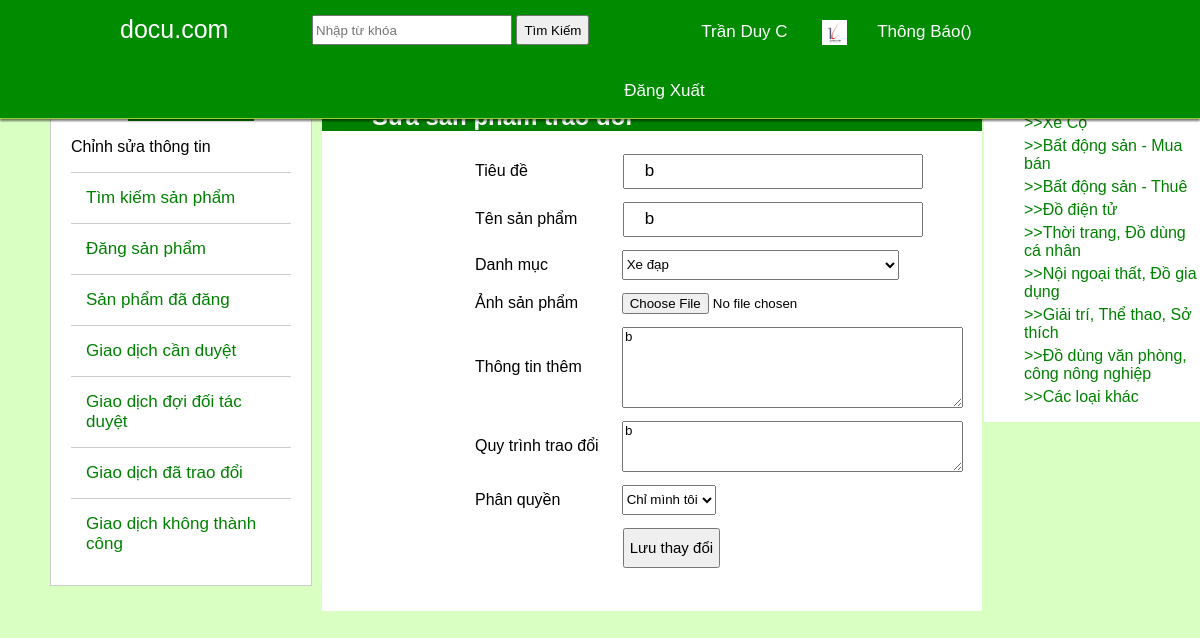
The page /index.php?controller=product&action=edit&user_id=10&product_id=82 (signed in) on the database its author committed.
### tables this page shows
CREATE TABLE IF NOT EXISTS `users` (
  `id` int(11) NOT NULL,
  `fullname` varchar(30) NOT NULL,
  `email` varchar(30) NOT NULL,
  `password` varchar(30) NOT NULL,
  `phonenumber` int(11) NOT NULL,
  `level` int(11) NOT NULL DEFAULT '1',
  `create_time` int(11) NOT NULL,
  `address` varchar(50) NOT NULL,
  `hometown` varchar(50) NOT NULL,
  `sex` varchar(10) NOT NULL,
  `info` varchar(500) NOT NULL,
  `birthday` varchar(10) NOT NULL,
  `image` varchar(200) NOT NULL
);

CREATE TABLE IF NOT EXISTS `products` (
  `id` int(11) NOT NULL,
  `user_id` int(11) NOT NULL,
  `title` varchar(200) NOT NULL,
  `name` varchar(100) NOT NULL,
  `tag` varchar(200) NOT NULL,
  `image` varchar(100) NOT NULL,
  `info` text NOT NULL,
  `change_way` varchar(200) NOT NULL,
  `access_level` varchar(50) NOT NULL DEFAULT 'public',
  `view` int(11) NOT NULL DEFAULT '0',
  `creat_time` int(11) NOT NULL,
  `is_delete` int(11) NOT NULL DEFAULT '0',
  `image_more` varchar(500) NOT NULL
);

### model/user.php (called while the page is built, shortened)
<?php
    function getUserByid($id){
        $sql="select * from users where id='$id'";
        $query=mysql_query($sql);
        return mysql_fetch_array($query);
    }
?>

### model/product.php (called while the page is built, shortened)
<?php
    function getProductByProductId($product_id){
        $sql="select * from products where id= '$product_id'";
        $query=mysql_query($sql);
        return mysql_fetch_array($query);
    }
?>

### view/products/editProduct.php (the view, shortened to what this page needs)
<?php
    include "view/theme/header.php";
?>
<?php
    include "view/theme/left_menu.php";
?>
    <div id="center-content-blog" >
    <div id="table-div">
    <div class="title-table">
        <h2>Sửa sản phẩm trao đổi</h2></div>
    <form method="POST" enctype="multipart/form-data">
    <table id="edit-info" class="content-table">
    <tr>
            <td>Tiêu đề</td>
            <td>
                <input type="text" value="<?php echo $product["title"]; ?>" name="product_title" width="500px" />
            </td>
        </tr>
        <tr>
            <td>Tên sản phẩm</td>
            <td>
                <input type="text" value="<?php echo $product["name"] ;?>" name="product_name" placeholder="Iphone 5s" width="500px" />
            </td>
        </tr>
        <tr>
            <td>Danh mục</td>
            <td style="padding-left:  20px;">
                <select name="product_tag">
                    <option><?php echo $product["tag"];?></option>
                 </select>
            </td>
        </tr>
        <tr>
            <td>Ảnh sản phẩm</td>
            <td style="padding-left:  20px;">
                <input type="file" name="product_image"  />
            </td>
        </tr>
        <tr>
            <td>Thông tin thêm</td>
            <td style="padding-left:  20px;">
                <textarea placeholder="Thông tin sản phẩm muốn bán bằng tiếng việt" cols="40" rows="5"  name="product_info"><?php echo $product["info"]; ?></textarea>
            </td>
        </tr>
         <tr>
            <td>Quy trình trao đổi</td>
            <td style="padding-left:  20px;">
                <textarea placeholder="Người bán và người mua tự thỏa thuận"cols="40" rows="3"  name="product_change_way"><?php echo $product["change_way"]; ?></textarea>
            </td>
        </tr>
         <tr>
            <td>Phân quyền</td>
            <td style="padding-left:  20px;">
                <select name="product_level">
                    <option><?php echo $product["access_level"];?></option>
                 </select>
            </td>
        </tr>
        <tr>
            <td></td>
            <td><input type="submit" value="Lưu thay đổi" name="ok" /></td>
        </tr>
        <tr>
            <td></td>
            <td style="padding-left:  20px;"><a class="white" href="<?php echo SITE_PATH;?>index.php?controller=user&action=block">Khóa tài khoản</a></td>
        </tr>
    </table>
    </form>
    </div>
</div>
    <?php
    include "view/theme/right_menu.php";
    include "view/theme/footer.php";
?>

### view/theme/header.php (shortened to what this page needs)
<html>
<head>
	<link rel="stylesheet" type="text/css" href="view/theme/asset/css/style.css"/>
    <link rel="stylesheet" type="text/css" href="view/theme/asset/css/style_slide.css"/>
	<link rel="stylesheet" type="text/css" href="view/theme/asset/css/size.css"/>
	<link rel="stylesheet" type="text/css" href="view/theme/asset/css/color.css"/>
    <link rel="stylesheet" type="text/css" href="view/theme/asset/css/align.css"/>
	<link rel="stylesheet" href="view/theme/asset/css/gridslide.css" type="text/css"/>
</head>
<body>
	<div id="top" class="_4f7n">
		<div id="banner">
			<div id="banner-title-home" class="size-25">
				<a class="white" href="index.php">docu.com</a>
			</div>
			<div id="form-seach">
				<form method="get" action="find.php">
					<input id="input-seach" type="text" name="text_find" placeholder="Nhập từ khóa" />
					<input id="input-button" type="submit" name="ok_find" value="Tìm Kiếm"/>
				</form>
			</div>
			<div id="user" class="size-17">
				<a class="white" href="<?php echo SITE_PATH;?>index.php?controller=home&action=viewHomepage">
                    <?php
                    if(isset($user)){
                       echo substr( $user["fullname"],  0, 17);
                    }
                    ?>
                </a>
			</div>
			<div id="image-user">
                <a href="<?php echo SITE_PATH;?>index.php?controller=user&action=editImage" >
                <img width="25px" height="25px" src="<?php echo $user['image']; ?>"/></a>
			</div>
            <div id="form-log-out">
                <a class="white size-17"  href="<?php echo SITE_PATH;?>index.php?controller=notification"><p>Thông Báo()</p></a>
            </div>
            <div id="form-log-out">
                <a class="white size-17"  href="<?php echo SITE_PATH;?>index.php?controller=user&action=logout"><p>Đăng Xuất</p></a>
            </div>
		</div>
	</div>
 <div id="body-blog">

### view/theme/asset/css/style.css (style rules this page uses)
body { padding: 0px; margin: 0px; font-family: helvetica, arial, sans-serif; }
a { text-decoration: none; }
#top { width: 100%; min-height: 60px; text-align: center; background-color: #008B00; position: fixed; top: 0px; margin: auto; z-index: 100 }
#banner { width: 80%; margin: auto; }
#banner-title-home { float: left; width: 20%; text-align: left; padding-top: 15px; }
#form-seach { float: left; padding-top: 15px; }
#input-seach { width: 200px; height: 30px; }
#input-button { height: 30px; }
#user { float: left; padding: 22px 0px 0px 80px; width: 150px; }
#image-user { float: left; padding: 20px 0px 0px 0px; width: 30px; }
#form-log-out { float: left; padding: 5px 0px 0px 0px; width: 150px; }
#body-blog { background: #daffc2; float: left; width: 100%; min-height: 90.5%; margin-top: 60px; position: absolute; }
#center-content-blog { float: left; margin: 12px 0px 0px 10px; position: relative; width: 55%; }
#table-div { background-color: white; }
.title-table { margin-top: 10px; padding-top: 1px; padding-left: 50px; color: white; background-color: green; }
.content-table { padding-left: 150px; color: black; }
#edit-info tr td { padding-bottom: 10px; }
#edit-info tr td input[type=text] { width: 300px; height: 35px; font-size: 17px; padding-left: 20px; margin-left: 20px; }
#edit-info tr td input[type=submit] { padding-left: 20px; margin-left: 20px; height: 40px; padding: 0px 5px 0px 5px; font-size: 15px; }
#edit-info tr td select { margin-right: 10px; padding-left: 0px; height: 30px; }
._4f7n { background-repeat: repeat-x; background-size: auto; background-position: 0 0; background-color: green; border: 0; border-bottom: 1px solid yellowgreen; box-shadow: 0 2px 2px 0px rgba(0, 0, 0, .52); min-width: 981px; }

### view/theme/asset/css/size.css (style rules this page uses)
.size-17 { font-size: 17px; }
.size-25 { font-size: 25px; }

### view/theme/asset/css/color.css (style rules this page uses)
.white { color: white; }

### rows shown on the page
users: fullname "Trần Duy C", image (picture)
products: product_title "b", product_name "b", product_tag "Xe đạp", product_info "b", product_change_way "b", product_level "Chỉ mình tôi"
